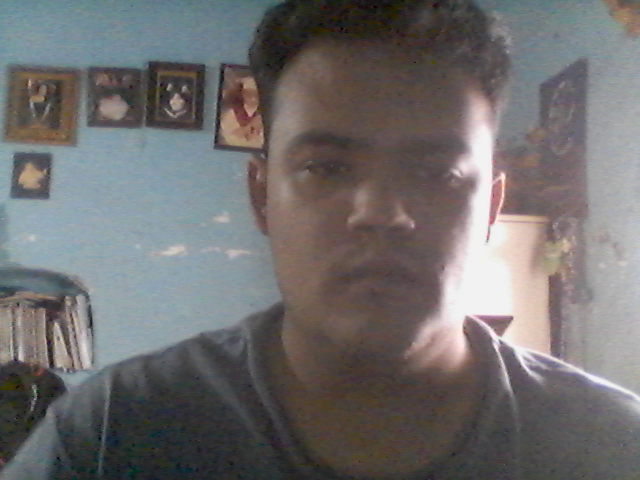
#> input picture frame 9 of videos/Aldo/video_1.mp4, 640 x 480 px
$ python CreacionDataset.py
#> lines starting #> are read from the running program, lines starting #| are printed output that depends on the picture
import cv2
import os
import csv
import numpy as np

#Rutas de configuración
VIDEOS_DIR = "videos"   #Carpeta donde se encuentran los videos
OUTPUT_DIR = "dataset_caras" #Carpeta donde se guardarán las imágenes de las caras detectadas
CSV_FILE = "dataset_rostros.csv" #Archivo CSV donde se guardarán las rutas de las imágenes y sus etiquetas

# Cargar el clasificador Haar Cascade para la detección de rostros
face_cascade = cv2.CascadeClassifier(cv2.data.haarcascades + 'haarcascade_frontalface_default.xml')

# Crear carpeta de salida si no existe
os.makedirs(OUTPUT_DIR, exist_ok=True)

# Inicializar el archivo CSV y escribir la cabecera
with open(CSV_FILE, mode='w', newline='') as file:
    writer = csv.writer(file)
    writer.writerow(["ruta_imagen", "etiqueta"])  #Cabecera del CSV

print("Iniciando la creación del dataset de rostros...")

# Recorrer las carpetas de videos (cada carpeta representa una persona/ etiqueta)
for persona in os.listdir(VIDEOS_DIR):
    persona_path = os.path.join(VIDEOS_DIR, persona)
    if not os.path.isdir(persona_path):
        continue  # Saltar si no es una carpeta

    # Crear una subcarpeta para la persona en el dataset de salida
    persona_output_dir = os.path.join(OUTPUT_DIR, persona)
    os.makedirs(persona_output_dir, exist_ok=True)

    # Recorrer los videos de la persona
    for video_name in os.listdir(persona_path):
        video_path = os.path.join(persona_path, video_name)
        if not video_path.lower().endswith(('.mp4', '.avi', '.mov')):
            continue  # Saltar si no es un archivo de video

        cap = cv2.VideoCapture(video_path)
        frame_count = 0
        saved_count = 0

        print(f"Procesando video: {video_name} de la persona: {persona}")

        while cap.isOpened():
            ret, frame = cap.read()
#> frame is the input picture: shape (480, 640, 3); mean B, G, R 109.6, 109.4, 111.8
            if not ret:
                break  # Salir si no hay más frames

            # Extraer un fotograma cada 15 frames para evitar redundancia
            if frame_count % 15 == 0:
                gray = cv2.cvtColor(frame, cv2.COLOR_BGR2GRAY)
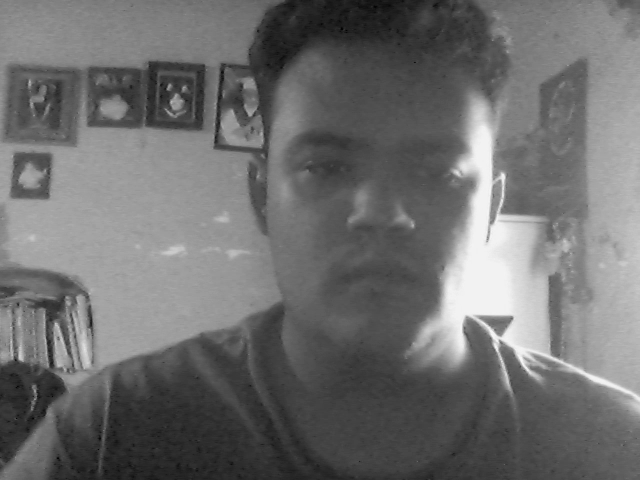
#> gray: shape (480, 640); min 3, max 245, mean 110.1
                faces = face_cascade.detectMultiScale(gray, scaleFactor=1.3, minNeighbors=5, minSize=(60, 60))
#> faces = ()

                for (x, y, w, h) in faces:
                    # Recortar la cara detectada
                    face_roi = frame[y:y+h, x:x+w] # Hacemos un recorte cuadrado para la cara

                    # Redimensionar la imagen de la cara a un tamaño estándar (por ejemplo, 128x128 píxeles)
                    face_roi = cv2.resize(face_roi, (128, 128))

                    # Guardar la imagen de la cara en la carpeta correspondiente
                    img_name = f"{persona}_{video_name[:-4]}_frame{frame_count}.jpg"
                    img_path = os.path.join(persona_output_dir, img_name)
                    # Guardar la imagen de la cara
                    cv2.imwrite(img_path, face_roi)

                    # Registrar la ruta de la imagen y la etiqueta en el archivo CSV
                    with open(CSV_FILE, mode='a', newline='', encoding='utf-8') as file:
                        writer = csv.writer(file)
                        writer.writerow([img_path, persona])
                    saved_count += 1
#> this loop made 0 passes
#> after the loop, saved_count = 0

            frame_count += 1

        cap.release()
        print(f"Se han guardado {saved_count} imágenes de la persona: {persona} del video: {video_name}")

print(f'Dataset de rostros creado exitosamente. Datos guardados en: {CSV_FILE} y rostros guardados en la carpeta: {OUTPUT_DIR}.')

$ run again, starting later in the video
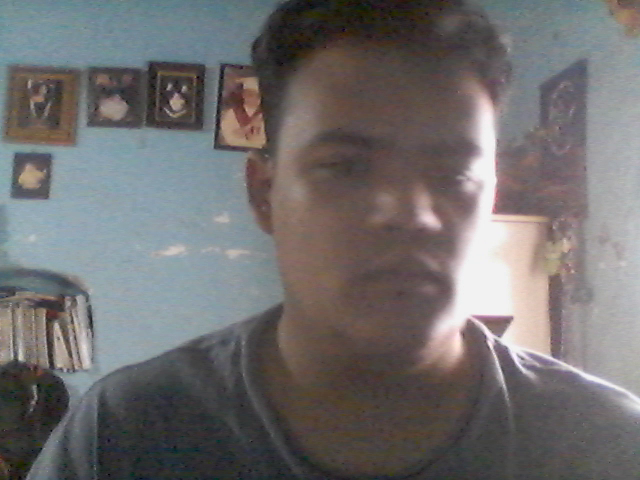
#> input picture frame 43 of videos/Aldo/video_1.mp4, 640 x 480 px
#> frame is the input picture: shape (480, 640, 3); mean B, G, R 110.1, 109.8, 112.3
#> `gray = cv2.cvtColor(frame, cv2.COLOR_BGR2GRAY)`:
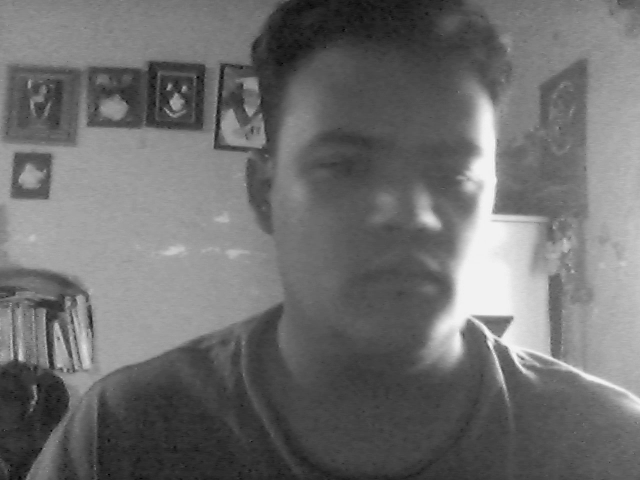
#> gray: shape (480, 640); min 4, max 244, mean 110.5
#> faces = ()
#> after the loop `for (x, y, w, h) in faces:`: saved_count = 0

$ run again, starting later in the video
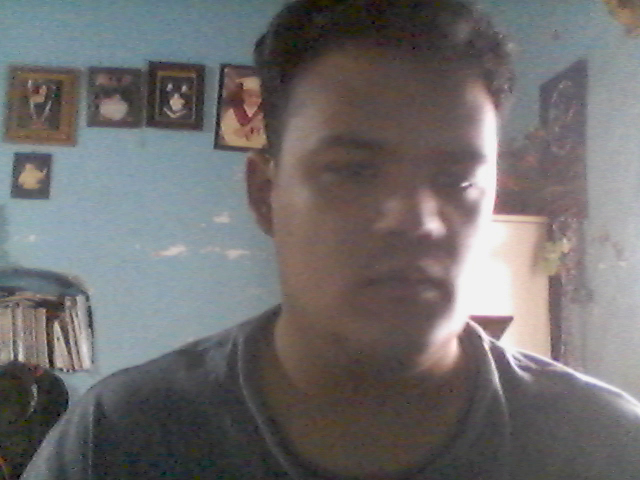
#> input picture frame 76 of videos/Aldo/video_1.mp4, 640 x 480 px
#> frame is the input picture: shape (480, 640, 3); mean B, G, R 110, 109.7, 112.2
#> `gray = cv2.cvtColor(frame, cv2.COLOR_BGR2GRAY)`:
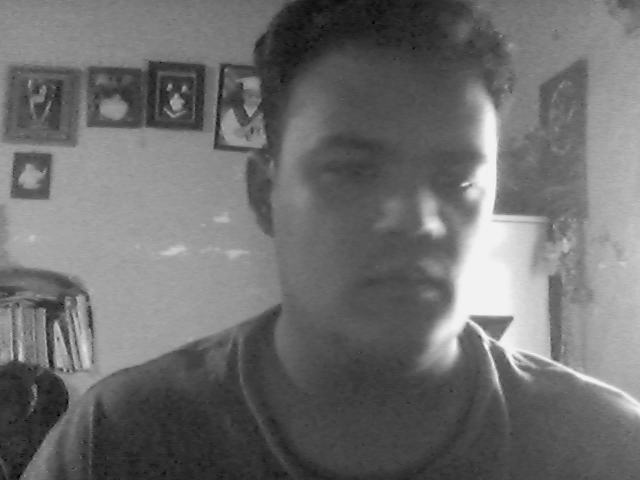
#> gray: shape (480, 640); min 1, max 245, mean 110.5
#> faces = ()
#> after the loop `for (x, y, w, h) in faces:`: saved_count = 0
